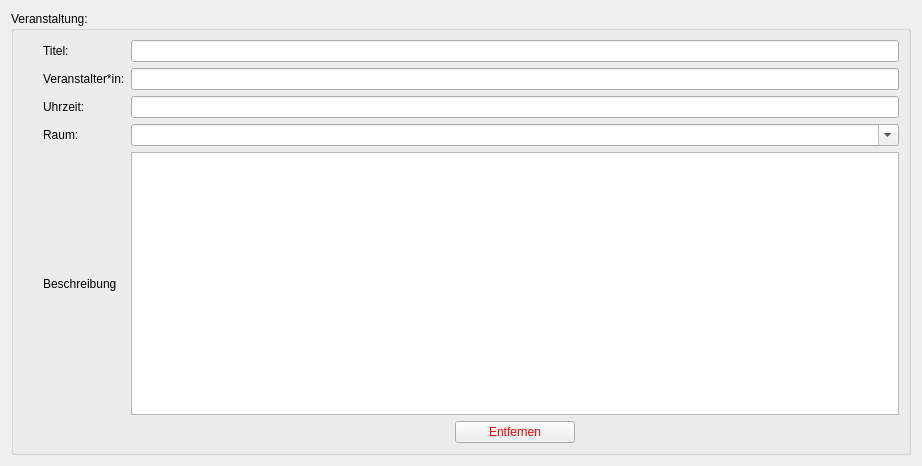
<?xml version="1.0" encoding="UTF-8"?>
<ui version="4.0">
 <class>Form</class>
 <widget class="QWidget" name="Form">
  <property name="geometry">
   <rect>
    <x>0</x>
    <y>0</y>
    <width>922</width>
    <height>466</height>
   </rect>
  </property>
  <property name="sizePolicy">
   <sizepolicy hsizetype="Minimum" vsizetype="Preferred">
    <horstretch>0</horstretch>
    <verstretch>0</verstretch>
   </sizepolicy>
  </property>
  <property name="windowTitle">
   <string>Form</string>
  </property>
  <layout class="QGridLayout" name="gridLayout">
   <item row="0" column="0">
    <widget class="QGroupBox" name="gb_root">
     <property name="title">
      <string>Veranstaltung:</string>
     </property>
     <layout class="QGridLayout" name="gridLayout_2">
      <item row="0" column="2">
       <widget class="QLineEdit" name="le_title"/>
      </item>
      <item row="1" column="2">
       <widget class="QLineEdit" name="le_host"/>
      </item>
      <item row="3" column="2">
       <widget class="AdvancedQComboBox" name="cb_location">
        <property name="editable">
         <bool>true</bool>
        </property>
       </widget>
      </item>
      <item row="2" column="2">
       <widget class="QLineEdit" name="le_time">
        <property name="minimumSize">
         <size>
          <width>0</width>
          <height>0</height>
         </size>
        </property>
        <property name="placeholderText">
         <string comment="dwads" extracomment="dad"/>
        </property>
       </widget>
      </item>
      <item row="4" column="2">
       <widget class="QTextEdit" name="te_description">
        <property name="minimumSize">
         <size>
          <width>0</width>
          <height>200</height>
         </size>
        </property>
       </widget>
      </item>
      <item row="5" column="2">
       <layout class="QHBoxLayout" name="horizontalLayout_2">
        <item>
         <widget class="QPushButton" name="btn_remove">
          <property name="enabled">
           <bool>true</bool>
          </property>
          <property name="sizePolicy">
           <sizepolicy hsizetype="Preferred" vsizetype="Fixed">
            <horstretch>1</horstretch>
            <verstretch>0</verstretch>
           </sizepolicy>
          </property>
          <property name="maximumSize">
           <size>
            <width>120</width>
            <height>16777215</height>
           </size>
          </property>
          <property name="font">
           <font>
            <bold>false</bold>
            <kerning>true</kerning>
           </font>
          </property>
          <property name="styleSheet">
           <string notr="true">color: rgb(255, 0, 0);</string>
          </property>
          <property name="text">
           <string>Entfernen</string>
          </property>
         </widget>
        </item>
       </layout>
      </item>
      <item row="0" column="0">
       <layout class="QHBoxLayout" name="horizontalLayout_3">
        <item>
         <spacer name="horizontalSpacer">
          <property name="orientation">
           <enum>Qt::Orientation::Horizontal</enum>
          </property>
          <property name="sizeType">
           <enum>QSizePolicy::Policy::Preferred</enum>
          </property>
          <property name="sizeHint" stdset="0">
           <size>
            <width>20</width>
            <height>20</height>
           </size>
          </property>
         </spacer>
        </item>
        <item>
         <widget class="QLabel" name="label">
          <property name="text">
           <string>Titel:</string>
          </property>
         </widget>
        </item>
       </layout>
      </item>
      <item row="1" column="0">
       <layout class="QHBoxLayout" name="horizontalLayout_4">
        <item>
         <spacer name="horizontalSpacer_3">
          <property name="orientation">
           <enum>Qt::Orientation::Horizontal</enum>
          </property>
          <property name="sizeType">
           <enum>QSizePolicy::Policy::Preferred</enum>
          </property>
          <property name="sizeHint" stdset="0">
           <size>
            <width>20</width>
            <height>20</height>
           </size>
          </property>
         </spacer>
        </item>
        <item>
         <widget class="QLabel" name="label_3">
          <property name="text">
           <string>Veranstalter*in:</string>
          </property>
         </widget>
        </item>
       </layout>
      </item>
      <item row="2" column="0">
       <layout class="QHBoxLayout" name="horizontalLayout_5">
        <item>
         <spacer name="horizontalSpacer_4">
          <property name="orientation">
           <enum>Qt::Orientation::Horizontal</enum>
          </property>
          <property name="sizeType">
           <enum>QSizePolicy::Policy::Preferred</enum>
          </property>
          <property name="sizeHint" stdset="0">
           <size>
            <width>20</width>
            <height>20</height>
           </size>
          </property>
         </spacer>
        </item>
        <item>
         <widget class="QLabel" name="label_4">
          <property name="text">
           <string>Uhrzeit:</string>
          </property>
         </widget>
        </item>
       </layout>
      </item>
      <item row="3" column="0">
       <layout class="QHBoxLayout" name="horizontalLayout_6">
        <item>
         <spacer name="horizontalSpacer_5">
          <property name="orientation">
           <enum>Qt::Orientation::Horizontal</enum>
          </property>
          <property name="sizeType">
           <enum>QSizePolicy::Policy::Preferred</enum>
          </property>
          <property name="sizeHint" stdset="0">
           <size>
            <width>20</width>
            <height>20</height>
           </size>
          </property>
         </spacer>
        </item>
        <item>
         <widget class="QLabel" name="label_5">
          <property name="text">
           <string>Raum:</string>
          </property>
         </widget>
        </item>
       </layout>
      </item>
      <item row="4" column="0">
       <layout class="QHBoxLayout" name="horizontalLayout_7">
        <item>
         <spacer name="horizontalSpacer_2">
          <property name="orientation">
           <enum>Qt::Orientation::Horizontal</enum>
          </property>
          <property name="sizeType">
           <enum>QSizePolicy::Policy::Preferred</enum>
          </property>
          <property name="sizeHint" stdset="0">
           <size>
            <width>20</width>
            <height>20</height>
           </size>
          </property>
         </spacer>
        </item>
        <item>
         <layout class="QVBoxLayout" name="verticalLayout_2"/>
        </item>
        <item>
         <widget class="QLabel" name="label_2">
          <property name="text">
           <string>Beschreibung</string>
          </property>
         </widget>
        </item>
       </layout>
      </item>
     </layout>
    </widget>
   </item>
  </layout>
 </widget>
 <customwidgets>
  <customwidget>
   <class>AdvancedQComboBox</class>
   <extends>QComboBox</extends>
   <header>src.frontend.advancedqcombobox.h</header>
  </customwidget>
 </customwidgets>
 <resources/>
 <connections/>
</ui>
